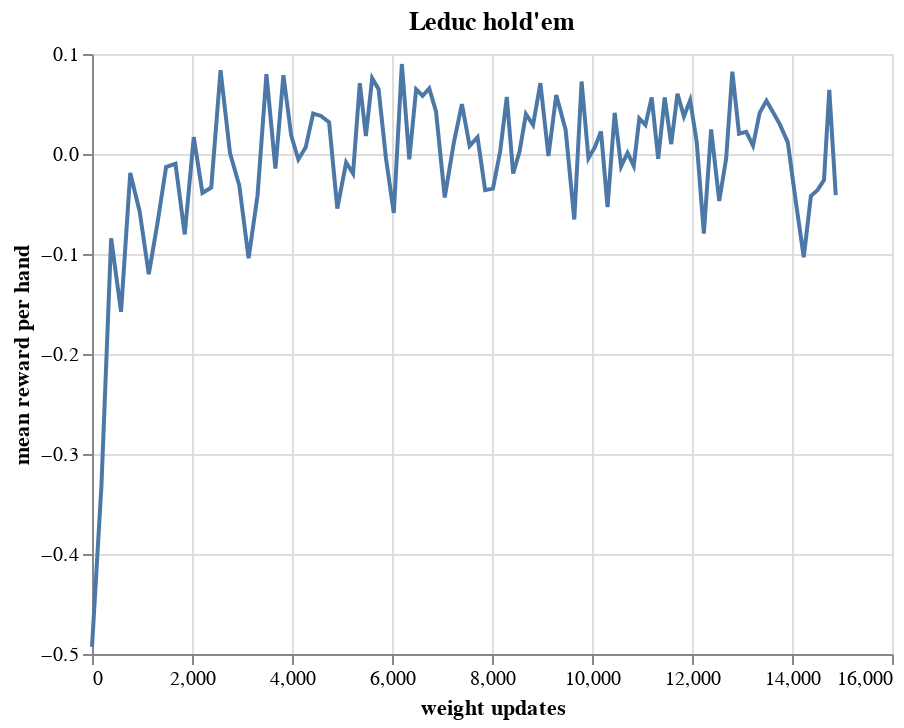

Notebook code cell kept with this figure:
### Code cell
alt.Chart(leduc).mark_line().encode(
    x=alt.X("timestep:Q", title="weight updates"),
    y=alt.Y("reward:Q", title="mean reward per hand"),
).properties(title="Leduc hold'em")

### Figure 1 — Vega-Lite specification as saved in the notebook (floating-point values rounded to 4 significant figures)
{"config": {"view": {"continuousWidth": 400, "continuousHeight": 300}}, "data": {"name": "data-b94731f3cd6df3902f06e60e983bf58d"}, "mark": "line", "encoding": {"x": {"type": "quantitative", "field": "timestep", "title": "weight updates"}, "y": {"type": "quantitative", "field": "reward", "title": "mean reward per hand"}}, "title": "Leduc hold'em", "$schema": "https://vega.github.io/schema/vega-lite/v4.8.1.json", "datasets": {"data-b94731f3cd6df3902f06e60e983bf58d": [{"timestep": 0, "reward": -0.4929}, {"timestep": 189, "reward": -0.3315}, {"timestep": 383, "reward": -0.08425}, {"timestep": 581, "reward": -0.1578}, {"timestep": 765, "reward": -0.019}, {"timestep": 953, "reward": -0.05745}, {"timestep": 1136, "reward": -0.1202}, {"timestep": 1310, "reward": -0.06885}, {"timestep": 1482, "reward": -0.013}, {"timestep": 1669, "reward": -0.0097}, {"timestep": 1855, "reward": -0.0804}, {"timestep": 2035, "reward": 0.0169}, {"timestep": 2209, "reward": -0.039}, {"timestep": 2385, "reward": -0.0335}, {"timestep": 2571, "reward": 0.0838}, {"timestep": 2761, "reward": 0.0006}, {"timestep": 2946, "reward": -0.03155}, {"timestep": 3132, "reward": -0.1043}, {"timestep": 3311, "reward": -0.0412}, {"timestep": 3489, "reward": 0.0798}, {"timestep": 3668, "reward": -0.01455}, {"timestep": 3828, "reward": 0.0788}, {"timestep": 3985, "reward": 0.0183}, {"timestep": 4127, "reward": -0.00545}, {"timestep": 4274, "reward": 0.00665}, {"timestep": 4423, "reward": 0.0404}, {"timestep": 4580, "reward": 0.03805}, {"timestep": 4742, "reward": 0.03175}, {"timestep": 4906, "reward": -0.05455}, {"timestep": 5083, "reward": -0.00835}, {"timestep": 5221, "reward": -0.01945}, {"timestep": 5356, "reward": 0.07085}, {"timestep": 5478, "reward": 0.0179}, {"timestep": 5604, "reward": 0.07575}, {"timestep": 5732, "reward": 0.06475}, {"timestep": 5880, "reward": -0.00445}, {"timestep": 6036, "reward": -0.0589}, {"timestep": 6197, "reward": 0.09}, {"timestep": 6346, "reward": -0.00525}, {"timestep": 6483, "reward": 0.0646}, {"timestep": 6612, "reward": 0.05825}, {"timestep": 6745, "reward": 0.06555}, {"timestep": 6880, "reward": 0.0426}, {"timestep": 7055, "reward": -0.04345}, {"timestep": 7238, "reward": 0.01165}, {"timestep": 7398, "reward": 0.0498}, {"timestep": 7553, "reward": 0.0081}, {"timestep": 7711, "reward": 0.01675}, {"timestep": 7863, "reward": -0.0362}, {"timestep": 8019, "reward": -0.03465}, {"timestep": 8165, "reward": 0.00315}, {"timestep": 8296, "reward": 0.05705}, {"timestep": 8423, "reward": -0.01955}, {"timestep": 8551, "reward": 0.00235}, {"timestep": 8679, "reward": 0.0398}, {"timestep": 8821, "reward": 0.029}, {"timestep": 8968, "reward": 0.07085}, {"timestep": 9129, "reward": -0.0021}, {"timestep": 9285, "reward": 0.0589}, {"timestep": 9473, "reward": 0.02405}, {"timestep": 9646, "reward": -0.0655}, {"timestep": 9792, "reward": 0.0725}, {"timestep": 9929, "reward": -0.00435}, {"timestep": 10055, "reward": 0.00655}, {"timestep": 10180, "reward": 0.0225}, {"timestep": 10311, "reward": -0.053}, {"timestep": 10454, "reward": 0.04115}, {"timestep": 10582, "reward": -0.01245}, {"timestep": 10711, "reward": 0.00115}, {"timestep": 10835, "reward": -0.01185}, {"timestep": 10946, "reward": 0.0356}, {"timestep": 11069, "reward": 0.02905}, {"timestep": 11194, "reward": 0.0565}, {"timestep": 11324, "reward": -0.0049}, {"timestep": 11454, "reward": 0.0565}, {"timestep": 11584, "reward": 0.0099}, {"timestep": 11710, "reward": 0.06015}, {"timestep": 11839, "reward": 0.03765}, {"timestep": 11963, "reward": 0.05385}, {"timestep": 12094, "reward": 0.01225}, {"timestep": 12237, "reward": -0.07965}, {"timestep": 12382, "reward": 0.0246}, {"timestep": 12545, "reward": -0.04705}, {"timestep": 12683, "reward": -0.00455}, {"timestep": 12807, "reward": 0.0823}, {"timestep": 12941, "reward": 0.02035}, {"timestep": 13085, "reward": 0.0221}, {"timestep": 13220, "reward": 0.00845}, {"timestep": 13353, "reward": 0.0411}, {"timestep": 13489, "reward": 0.0533}, {"timestep": 13624, "reward": 0.0416}, {"timestep": 13757, "reward": 0.0296}, {"timestep": 13916, "reward": 0.01165}, {"timestep": 14078, "reward": -0.04815}, {"timestep": 14235, "reward": -0.1032}, {"timestep": 14378, "reward": -0.04205}, {"timestep": 14513, "reward": -0.03595}, {"timestep": 14640, "reward": -0.02615}, {"timestep": 14746, "reward": 0.0641}, {"timestep": 14875, "reward": -0.0412}]}}
